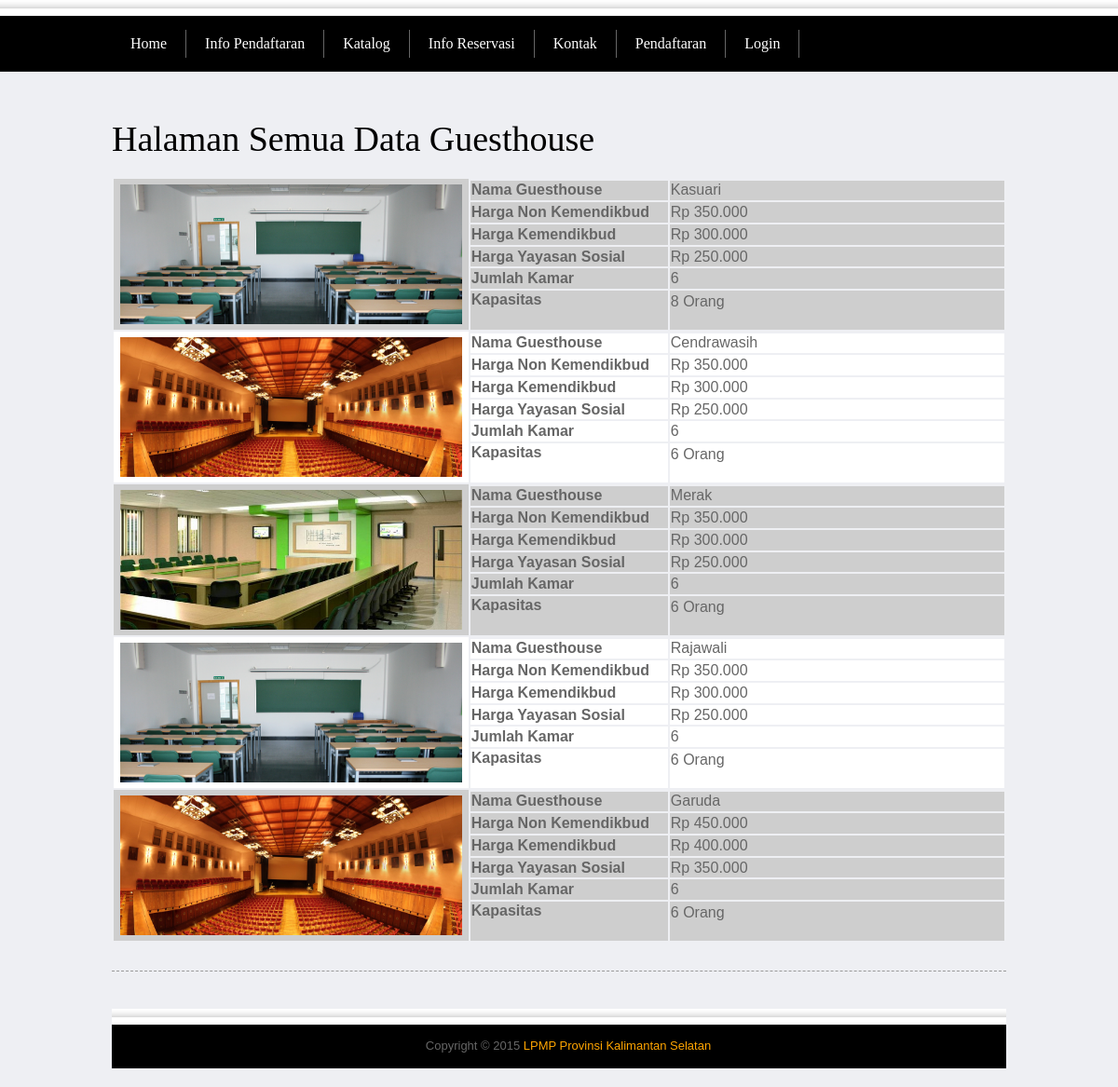
/index.php?page=fasilitas&kode=1, run on the app's committed database.
### tables this page shows
CREATE TABLE `rb_kategori` (
  `kode_kategori` int(5) NOT NULL,
  `nama_kategori` varchar(150) NOT NULL
);

CREATE TABLE `rb_fasilitas` (
  `kode_fasilitas` int(3) NOT NULL,
  `kode_kategori` int(5) NOT NULL,
  `nama_fasilitas` varchar(15) NOT NULL,
  `hrg_nonkemendikbud` int(11) NOT NULL,
  `hrg_kemendikbud` int(11) NOT NULL,
  `hrg_yayasansosial` int(11) NOT NULL,
  `jml_kmr` int(3) NOT NULL,
  `kapasitas` int(3) NOT NULL,
  `namafoto` varchar(50) NOT NULL
);

### middle.php (the view, shortened to what this page needs)
<?php
function format_rupiah($angka){
  $rupiah=number_format($angka,0,',','.');
  return $rupiah;
}
if ($_GET[page]==''){
         include "slide.php"; ?>
            <h3 style='line-height:30px;'>Selamat Datang <?php echo "<b style='color:red'>$_SESSION[nama_lengkap]</b>"; ?> di System Informasi Penyewaan Fasilitas Gedung Lembaga Penjaminan Mutu Pendidikan (LPMP) Provinsi Kalimantan Selatan</h3>
      		<p>Silahkan Melakukan Pendaftaran Terlebih dahulu sebelum melakukan Pemesanan atau Penyewaan Fasilitas Gedung Lembaga Penjaminan Mutu Pendidikan (LPMP) Provinsi Kalimantan Selatan</p>
      <div class="cleaner"></div>
<?php
}elseif ($_GET[page]=='infopendaftaran'){
$i2 = mysql_fetch_array(mysql_query("SELECT * FROM rb_halaman where kd_halaman='1'"));
	echo "<h2>$i2[judul_halaman]</h2>
          <p>".nl2br($i2[isi_halaman])."</p>";
}elseif ($_GET[page]=='inforeservasi'){
$i2 = mysql_fetch_array(mysql_query("SELECT * FROM rb_halaman where kd_halaman='2'"));
	echo "<h2>$i2[judul_halaman]</h2>
          <p>".nl2br($i2[isi_halaman])."</p>";
}elseif ($_GET[page]=='fasilitas'){
	$kat = mysql_fetch_array(mysql_query("SELECT * FROM rb_kategori where kode_kategori='$_GET[kode]'"));
	echo "<h2>Halaman Semua Data $kat[nama_kategori]</h2>
		  <table width=100%>";
	$fasilitas = mysql_query("SELECT * FROM rb_fasilitas where kode_kategori='$_GET[kode]' ORDER BY kode_fasilitas DESC");
	$no = 1;
	while ($g = mysql_fetch_array($fasilitas)){
	if ($no % 2 == 1){
		$warna = '#cecece';
	}else{
		$warna = '#ffffff';
	}
		echo "<tr bgcolor=$warna><td rowspan='7' width=40% align=center><img style='width:97%; height:150px; border-radius:5px; padding:5px; 0px 5px 0px'src='foto/$g[namafoto]'></td></tr>
				<tr bgcolor=$warna><td width=210px><b>Nama $kat[nama_kategori]</b></td>		<td>$g[nama_fasilitas]</td></tr>
				<tr bgcolor=$warna><td><b>Harga Non Kemendikbud</b></td>	<td>Rp ".format_rupiah($g[hrg_nonkemendikbud])."</td></tr>
				<tr bgcolor=$warna><td><b>Harga Kemendikbud</b></td>		<td>Rp ".format_rupiah($g[hrg_kemendikbud])."</td></tr>
				<tr bgcolor=$warna><td><b>Harga Yayasan Sosial</b></td>	<td>Rp ".format_rupiah($g[hrg_yayasansosial])."</td></tr>
				<tr bgcolor=$warna><td><b>Jumlah Kamar</b></td>			<td>$g[jml_kmr]</td></tr>
				<tr bgcolor=$warna><td valign=top><b>Kapasitas</b></td>				<td>$g[kapasitas] Orang <br><br></td></tr>";
		$no++;
	}
		echo "</table>";
}
?>

### index.php (shortened to what this page needs)
<html>
<head>
<link href="css/style.css" rel="stylesheet" type="text/css" />
<link rel="stylesheet" type="text/css" href="css/ddsmoothmenu.css" />
</head>
<body id="home">
<div id="wrapper">
				<?php include "menu.php"; ?>
<div id="main">
    	<div id="content">
			<div class="col_fw">
				<?php include "middle.php"; ?>
			</div>
		</div>
				<?php include "footer.php"; ?>
</div>
</div>
</body>
</html>

### menu.php (shortened to what this page needs)
<div style='margin-top:5px' id="header">
        <div id="menu" class="ddsmoothmenu">
            <ul><h1>
<?php if ($_SESSION[level]=='1' OR $_SESSION[level]==''){ ?>
              	<li><a href="index.php">Home</a></li>
				        <li><a href="index.php?page=infopendaftaran">Info Pendaftaran</a></li>
				        <li><a href="#">Katalog</a>
              	</li>
              	<li><a href="index.php?page=inforeservasi">Info Reservasi</a></li>
              	<li><a href="index.php?page=kontak">Kontak</a></li>
				        <?php if ($_SESSION[level]==''){ ?>
					      <li><a href="index.php?page=pendaftaran">Pendaftaran</a></li>
					      <li><a href="index.php?page=login">Login</a></li>
				        <?php }else{
						      $pecah = explode(' ', $_SESSION[nama_lengkap]);
					     echo "<li><a href='#'>Welcome! <b style='color:red'>".$pecah[0]."</b></a></li>"; ?>
						   <li><a href="logout.php">Logout</a><li>
				       <?php } ?>
<?php }elseif($_SESSION[level]=='2'){ ?>
                <?php if ($_SESSION[level]=='2'){
                  $pecah = explode(' ', $_SESSION[nama_lengkap]);
               echo "<li><a href='#'>Welcome! <b style='color:red'>".$pecah[0]."</b></a>"; ?>
               <ul>
                  <li><a href="index.php?page=admindatamembers">Kelola Data Members</a></li>
                  <li><a href="index.php?page=adminslide">Kelola Data Slide</a></li>
                  <li><a href="logout.php">Logout</a><li>
               <?php } } ?>
            </ul></li></h1>
            <br style="clear: left" />
        </div>
    </div>

### footer.php (shortened to what this page needs)
<div id="footer_wrapper">
    <div id="footer">
        Copyright &copy; 2015 <font color="FFA500">LPMP Provinsi Kalimantan Selatan</font>
    </div>
</div>

### css/style.css (style rules this page uses)
body { margin: 0; padding: 0; color: #666; font-family: Tahoma, Geneva, sans-serif; font-size: 13px; line-height: 1.5em; background-color: #eeeff3; background-repeat: repeat-x; background-position: top }
#home { background-image: url(../images/footer.png); }
a, a:link, a:visited { color: #e5a100; font-weight: normal; text-decoration: none; }
img { border: none; }
h1, h2, h3, h4, h5, h6 { color: #000; font-weight: normal; font-family: Georgia, "Times New Roman", Times, serif; }
h1 { font-size: 48px; margin: 0 0 30px; padding: 5px 0 }
h2 { font-size: 38px; margin: 0 0 25px; padding: 5px 0; }
#wrapper { width: 960px; padding: 0 10px; margin: 0 auto; }
#header { width: 960px; height: 90px; }
#menu { float: left; margin-top: 22px; height: 50px; }
#main { clear: both; width: 960px; padding: 40px 0 20px; }
#content { float: left; width: 960px; }
.col_fw { margin-bottom: 40px; padding-bottom: 30px; border-bottom: 1px dashed #999; }
#footer_wrapper { clear: both; width: 100%; background: #000000 url(../images/footer.png) top repeat-x; }
#footer { clear: both; width: 960px; padding: 30px 10px 15px; margin: 0 auto; color: #666; text-align: center; }

### css/ddsmoothmenu.css (style rules this page uses)
.ddsmoothmenu { float: left; }
.ddsmoothmenu ul { z-index:100; margin: 0; padding: 0; list-style-type: none; }
.ddsmoothmenu ul li { position: relative; display: inline; float: left; }
.ddsmoothmenu ul li a { display: block; position: relative; height: 30px; line-height: 30px; padding: 0 20px; margin: 0 0 5px 0; font-size: 16px; color: #fff; text-align: center; text-decoration: none; font-weight: 400; outline: none; border-right: 1px solid #666; }

### data on the page
rb_kategori: nama_kategori "Guesthouse"
rb_fasilitas: namafoto (picture), kode_kategori.nama_kategori "Guesthouse", nama_fasilitas "Kasuari", hrg_nonkemendikbud "350.000", hrg_kemendikbud "300.000", hrg_yayasansosial "250.000", jml_kmr "6", kapasitas "8"
rb_fasilitas: namafoto (picture), kode_kategori.nama_kategori "Guesthouse", nama_fasilitas "Cendrawasih", hrg_nonkemendikbud "350.000", hrg_kemendikbud "300.000", hrg_yayasansosial "250.000", jml_kmr "6", kapasitas "6"
rb_fasilitas: namafoto (picture), kode_kategori.nama_kategori "Guesthouse", nama_fasilitas "Merak", hrg_nonkemendikbud "350.000", hrg_kemendikbud "300.000", hrg_yayasansosial "250.000", jml_kmr "6", kapasitas "6"
rb_fasilitas: namafoto (picture), kode_kategori.nama_kategori "Guesthouse", nama_fasilitas "Rajawali", hrg_nonkemendikbud "350.000", hrg_kemendikbud "300.000", hrg_yayasansosial "250.000", jml_kmr "6", kapasitas "6"
rb_fasilitas: namafoto (picture), kode_kategori.nama_kategori "Guesthouse", nama_fasilitas "Garuda", hrg_nonkemendikbud "450.000", hrg_kemendikbud "400.000", hrg_yayasansosial "350.000", jml_kmr "6", kapasitas "6"
